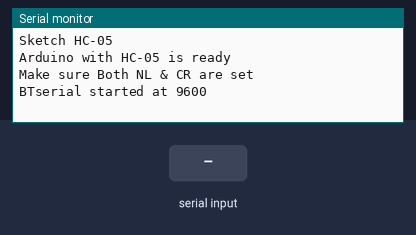
Simulated run of this sketch. Board: Arduino Uno, built with avr-gcc and run on an emulated ATmega328P. Parts: the last lines printed to the serial monitor. The inputs (shaded band) are chosen by the test bench.

Above: at 1.2 s.
1.3 s: "1" received over the second serial link
At 2.5 s:
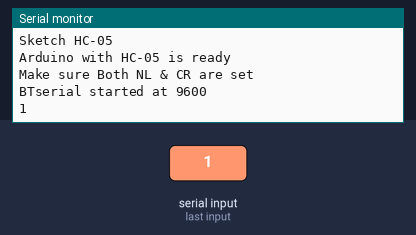
2.8 s: "0" received over the second serial link
At 3.6 s:
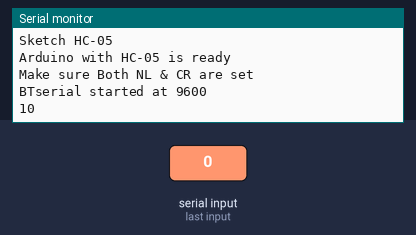

The sketch:

sketch_nov07a.ino
```cpp
#include<SoftwareSerial.h>

SoftwareSerial BTSerial(9, 8);

void setup() {
  Serial.begin(112500);
  Serial.println("Sketch HC-05");
  Serial.println("Arduino with HC-05 is ready");
  Serial.println("Make sure Both NL & CR are set");
  Serial.println("");
  //Set to HC-05 default baud rate, found using AT+UART.  It is usually 38400.
  BTSerial.begin(112500);
  Serial.println("BTserial started at 9600");
  Serial.println("");
}

void loop() {

  // Read from the Bluetooth module and send to the Arduino Serial Monitor
  if (BTSerial.available()) {
    Serial.write(BTSerial.read());
  }

  // Read from the Serial Monitor and send to the Bluetooth module
  if (Serial.available()) {
    BTSerial.write(Serial.read());
  }
}
```

Measured:
- after the input at 1.3 s, the serial monitor: prints a new line at once (image 1)
- after the input at 2.8 s, the serial monitor: prints a new line at once (image 2)
